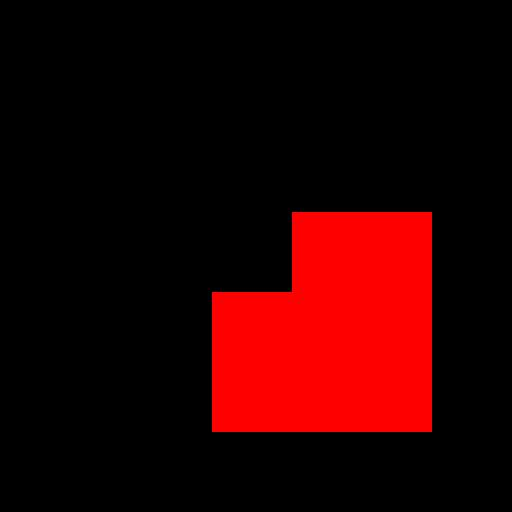
%> input picture decision/segmented_images_01.jpg, 512 x 512 px
$ octave test.m   (GNU Octave 9; MATLAB toolbox functions it lacks are replaced by stand-ins)
%> lines starting %> are read from the running program, lines starting %| are printed output that depends on the picture; in (x1, y1, x2, y2) boxes, pixels count from 0 and x2, y2 are one past the last pixel; in counts of white or black regions, pixels touching at a corner belong together; the program's own positions count from 1
### decision/Threshold.m
% 閾値を返す関数

function y = Threshold(x)
    p1=0;
    p2=0;

    %pause('off');
    [counts,binLocation] = imhist(x);
    close;
    ave = sum(counts)/255;

    for ii = 1:255
        if counts(ii) > ave
            if p1 == 0
                p1 = ii;
            else
                p2 = ii;
            end
        end
    end

    y = uint8((p1+p2)/2);
end

### decision/toConvHull.m
% 긆긳긙긃긏긣궻벹뺧귩2뭠됪몴궴궢궲뺅궥듫릶

function y = toConvHull(x)
    %x = rgb2gray(x);
    x = x > Threshold(x);
    %imshow(x); axis image; pause;

    CV = regionprops(x,'ConvexHull');
    anchor = [uint16(max(CV.ConvexHull(:,2))),...
        uint16(max(CV.ConvexHull(:,1)))];

    CI = regionprops(x,'ConvexImage');
    CI = getfield(CI,'ConvexImage');

    %imshow(CI); pause;
    [m,n] = size(CI);
    for ii = 1:m
        for jj = 1:n
            x(anchor(1)-ii, anchor(2)-jj) ...
                = CI(m-ii+1,n-jj+1);
        end
    end

    y = x;
end

### decision/test.m
% 凸包による前後判定プログラム

clear; close all;

SEG = cell(1,3);
[m,n] = size(SEG);
CH = cell(m,n);
BW = cell(m,n);
%OL = cell(1,nchoosek(2,2));
SEG{1} = rgb2gray(imread('segmented_images_01.jpg'));
SEG{2} = rgb2gray(imread('segmented_images_02.jpg'));
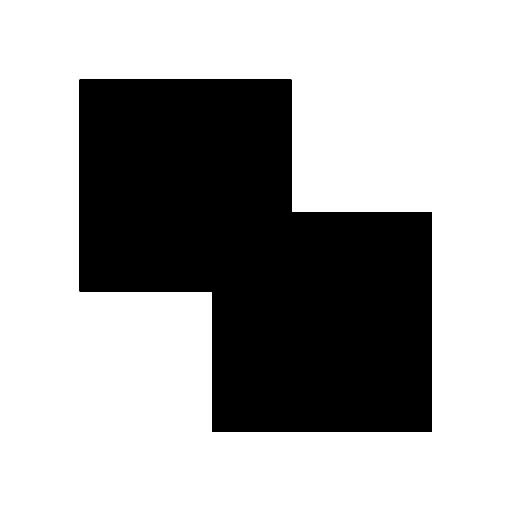
%> input picture decision/segmented_images_02.jpg, 512 x 512 px
SEG{3} = rgb2gray(imread('segmented_images_03.jpg'));
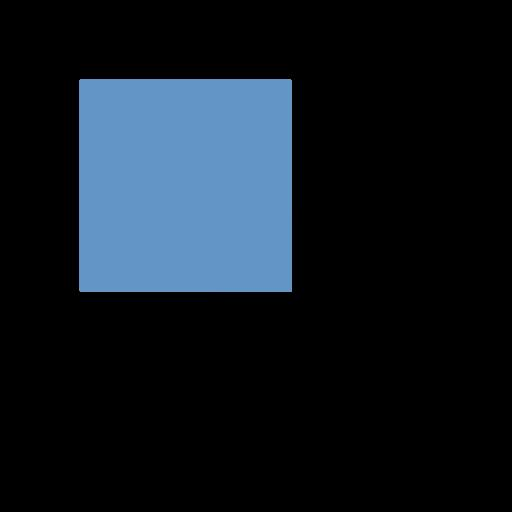
%> input picture decision/segmented_images_03.jpg, 512 x 512 px
%背景かどうかを判定＆画像の2値化
for ii = 1:3
% [17 lines of commented-out code are left out]
    BW{ii} = SEG{ii} > Threshold(SEG{ii});  %2値化
end
%> after the loop, BW = 3 items

%各オブジェクトの凸包を2値画像として生成(背景は除外)
for ii = 1:3
    %SEG{ii} = SEG{ii}>Threshold(SEG{ii});
    %imshow(SEG{ii}); pause;
    %BW{ii} = SEG{ii} > Threshold(SEG{ii});
    CH{ii} = toConvHull(SEG{ii});
    %figure(ii)
    %imshow(CONV{ii}); %pause;
end
%> this loop made 3 passes
%> anchor in toConvHull on passes 1 to 3: [433 433], [513 513], [293 293]
%> pass 1, in toConvHull, `x = x > Threshold(x);`:
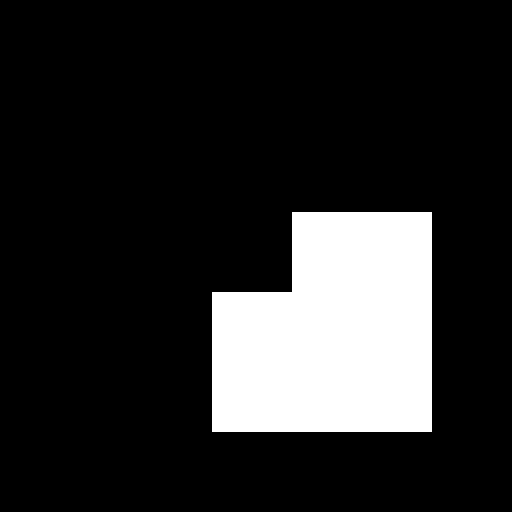
%> x: size 512x512 logical; 16% white; 1 white region, box (x1, y1, x2, y2) and area: (212, 212, 432, 432) 42000
%> pass 1, in toConvHull, `CI = getfield(CI,'ConvexImage');`:
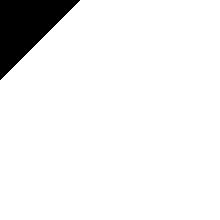
%> CI: size 220x220 logical; 93.3% white; 1 black region, box (x1, y1, x2, y2) and area: (0, 0, 80, 80) 3240
%> pass 1, in toConvHull, `y = x;`:
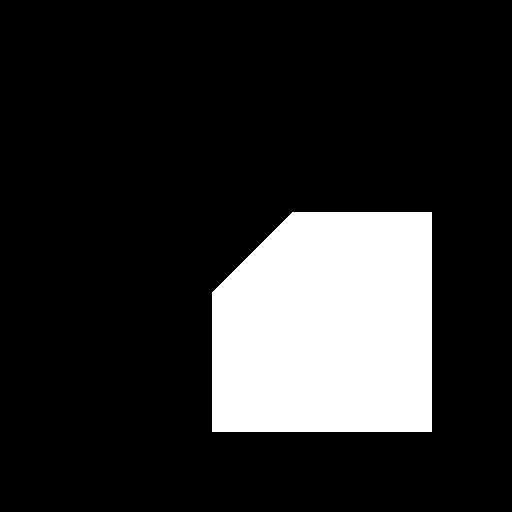
%> y: size 512x512 logical; 17.2% white; 1 white region, box (x1, y1, x2, y2) and area: (212, 212, 432, 432) 45160
%> after the loop, CH = 3 items

% [19 lines of commented-out code are left out]


for ii=1:n-1
   for jj=ii+1:n
      OL = logical(CH{ii}.*CH{jj});
      %imshow(OL); pause;
      tmp1 = OL.*BW{ii};
      %imshow(tmp1); pause;
      %(OL.*BW{ii} ~= OL) | (OL == CH{ii})
      %~(isequal(OL.*BW{ii},OL)) | ~(isequal(OL,CH{ii}))
      if ~(isequal(OL.*BW{ii},OL)) && ~(isequal(OL,CH{ii}))

      %else
        [CH{ii},CH{jj}] = deal(CH{jj},CH{ii});
        [BW{ii},BW{jj}] = deal(BW{jj},BW{ii});
        [SEG{ii},SEG{jj}] = deal(SEG{jj},SEG{ii});
      end
   end
end
%> after the loop, SEG = 3 items

imshow(SEG{1}); pause;
%> after `imshow(SEG{1})`:
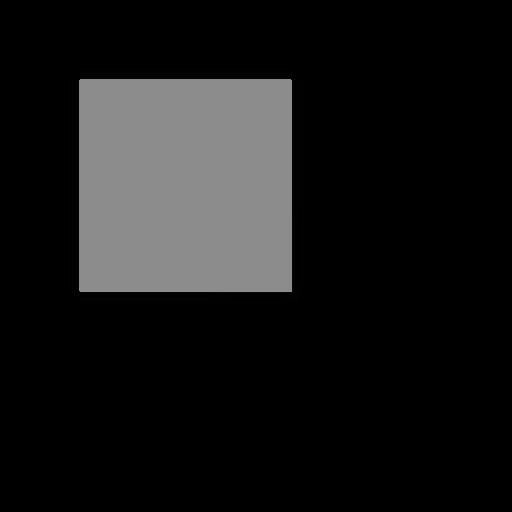
%> displayed picture: size 512x512, on the screen's scale of 0 to 255; min 0, max 152, mean 24.3
imshow(SEG{2}); pause;
%> after `imshow(SEG{2})`:
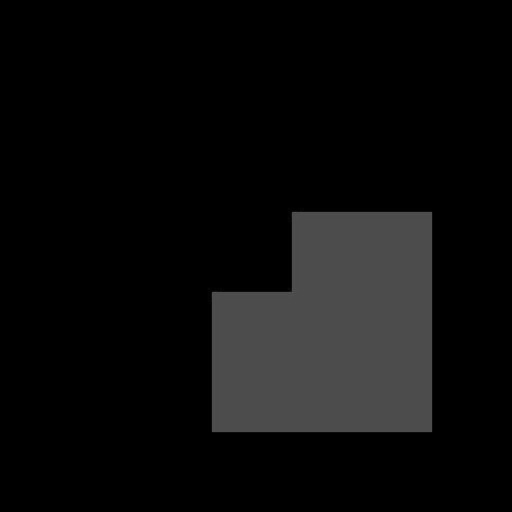
%> displayed picture: size 512x512, on the screen's scale of 0 to 255; min 0, max 93, mean 12.2
imshow(SEG{3}); pause;
